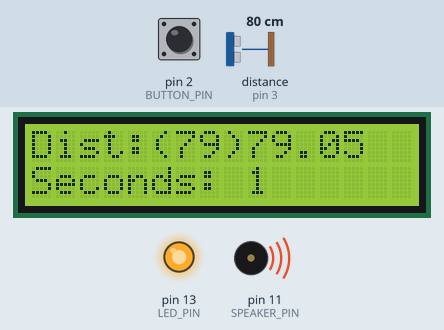
Simulated run of this sketch. Board: Arduino Uno, built with avr-gcc and run on an emulated ATmega328P. Shown: 16×2 character LCD, output pins drawn as LEDs (lit = HIGH), buzzer (waves = sounding). Wiring (inferred from the names in the program): ultrasonic range finder: trigger pin 4; echo pin 3. The inputs (shaded band) are chosen by the test bench; at power-on: distance to the obstacle (sensor on pin 3) 80 cm, pin 2 (BUTTON_PIN) HIGH. The echo pulse lasts 58.3 µs per cm; pins used as bus, display or sensor lines are not drawn; what the sketch prints to the serial monitor is not drawn.

Above: at 2.3 s.
2.4 s: distance to the obstacle (sensor on pin 3) set to 2 cm
At 4.2 s:
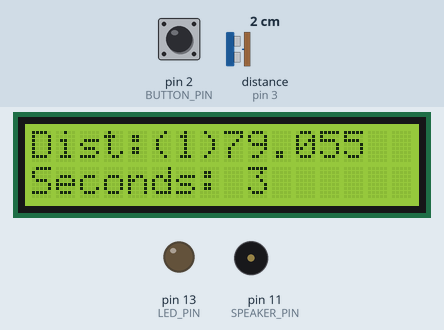
6.1 s: pin 2 (BUTTON_PIN) pulled LOW for 1.25 s
At 7.3 s:
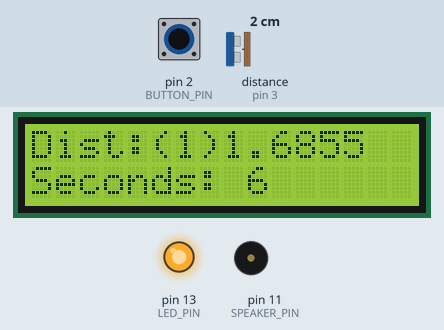
8.8 s: distance to the obstacle (sensor on pin 3) set to 4 cm
At 9.74 s:
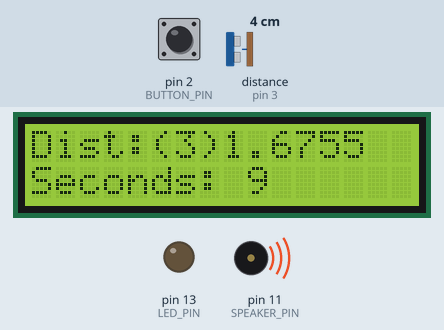
10.6 s: pin 2 (BUTTON_PIN) pulled LOW for 1.25 s
At 14.2 s:
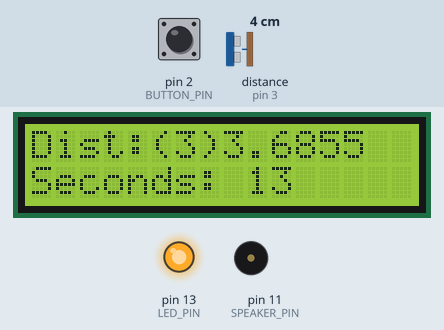
15.3 s: distance to the obstacle (sensor on pin 3) set to 9 cm
At 16.4 s:
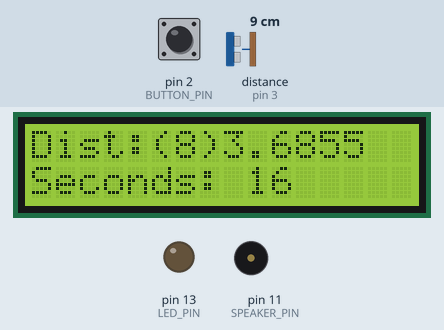
Timing chart, 0 to 18.5 s (numbered marks = the images above; inputs shaded):
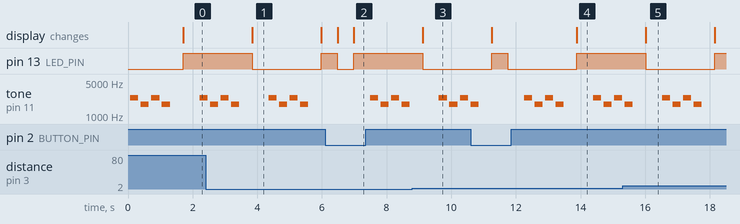

The sketch:

DoorAlarm.ino
```cpp
/*
 Name:		DoorAlarm.ino
 Created:	2/9/2016 2:04:38 PM
 Author:	Sam
*/

// include our list of note pitches
#include "pitches.h"
#include <LiquidCrystal.h>

#define PIN_01      1
#define BUTTON_PIN  2
#define ECHO_PIN    3
#define TRIG_PIN    4
#define LCDD7_PIN   5
#define LCDD6_PIN   6
#define LCDD5_PIN   7
#define LCDD4_PIN   8
#define LCDE_PIN    9
#define LCDRS_PIN   10
#define SPEAKER_PIN 11
#define PIN_12      12
#define LED_PIN     13

float distance = 0;
float tolerance = 3;

// initialize the library with the numbers of the interface pins
LiquidCrystal lcd(LCDRS_PIN, LCDE_PIN,
    LCDD4_PIN, LCDD5_PIN, LCDD6_PIN, LCDD7_PIN);

// the setup function runs once when you press reset or power the board
void setup() {
    // set up serial
    Serial.begin(9600);

    pinMode(LED_PIN, OUTPUT);
    pinMode(BUTTON_PIN, INPUT);

    // set the pinmode on our ultrasonic echo, and tric pins
    pinMode(ECHO_PIN, INPUT);
    pinMode(TRIG_PIN, OUTPUT);

    // set up the LCD's number of columns and rows:
    lcd.begin(16, 2);

    /* set initial disance to door */
    distance = GetRange();
}

// the loop function runs over and over again until power down or reset
void loop() {

    float range = 0;

    range = GetRange();


    if (ButtonPressed()) {
        PlayAlarm();
        distance = GetRange();
    }
    else if ((distance - range) > tolerance) {
        PlayAlarm();
    }

    DoBlink();

    UpdateDisplay(range);

    delay(500);
}

    void
DoBlink()
{
    static bool LedState = LOW;

    LedState = (LedState == LOW) ? HIGH : LOW;  // Flip LED state

    Serial.println(LedState);

    digitalWrite(LED_PIN, LedState);            // Set LED to current state
}

    bool
ButtonPressed()
{
    int state = digitalRead(BUTTON_PIN);

    Serial.print("Button = ");
    Serial.println(state);

    return (state == LOW) ? false : true;
}

    float
GetRange()
{
    float distanceCentimeters;
    int pulseLenMicroseconds;

    // bit-bang a small square wave
    // on the trig pin to start the range finder
    digitalWrite(TRIG_PIN, LOW);
    delayMicroseconds(20);
    digitalWrite(TRIG_PIN, HIGH);
    delayMicroseconds(100);
    digitalWrite(TRIG_PIN, LOW);

    // measure the pulse length from the echo pin
    pulseLenMicroseconds = pulseIn(ECHO_PIN, HIGH);

    // calculate the distance using the speed of sound
    distanceCentimeters = pulseLenMicroseconds / 29.387 / 2;

    // print it out over serial
    Serial.print("Distance (cm): ");
    Serial.println(distanceCentimeters);

    return distanceCentimeters;
}

    void
UpdateDisplay(float range)
{
    // set the cursor to column 0, line 15
    // (note: line 1 is the second row, since counting begins with 0)
    // print the distance on the first row
    lcd.setCursor(0, 0);
    lcd.print("Dist:(");
    lcd.print(int(distance));
    lcd.print(")");
    lcd.print(range);
    //Serial.print("LCD Distance: ");
    //Serial.println(int(distance));

    // print the number of seconds since reset
    lcd.setCursor(0, 1);
    lcd.print("Seconds: ");
    lcd.print(millis() / 1000);
    //Serial.print("LCD Secs: ");
    //Serial.println(millis() / 1000);

}

// the notes in our melody and their duration in fractions of a second
// e.g. quarter note = 4, eighth note = 8, etc.
const int alarm[][2] =
{
    { NOTE_D7, 4 },
    { NOTE_A6, 4 },
    { NOTE_D7, 4 },
    { NOTE_A6, 4 },
    { NOTE_BLANK, 4 }
};

//const int melody[][2] =
//{
//    { NOTE_C4, 4 },
//    { NOTE_G3, 8 },
//    { NOTE_G3, 8 },
//    { NOTE_A3, 4 },
//    { NOTE_G3, 4 },
//    { NOTE_BLANK, 4 },
//    { NOTE_B3, 4 },
//    { NOTE_C4, 4 }
//};

void PlayAlarm()
{
    // figure out the number of notes in our melody
    int numberOfNotes = sizeof(alarm) / sizeof(alarm[0]);

    // iterate over the notes of the melody
    for (int thisNote = 0; thisNote < numberOfNotes; thisNote++)
    {
        // grab our note and note duration from our array
        int thisNoteTone = alarm[thisNote][0];
        int thisNoteDuration = alarm[thisNote][1];

        // to calculate the note duration in ms
        int noteDurationMS = 1000 / thisNoteDuration;

        // play the note
        tone(SPEAKER_PIN, thisNoteTone, noteDurationMS);

        // to distinguish the notes, set a minimum time between them.
        // the note's duration + 30% seems to work well:
        delay(noteDurationMS * 1.30);
    }
}
```

pitches.h
```cpp
/*************************************************
* Public Constants
*************************************************/

#define NOTE_B0  31
#define NOTE_C1  33
#define NOTE_CS1 35
#define NOTE_D1  37
#define NOTE_DS1 39
#define NOTE_E1  41
#define NOTE_F1  44
#define NOTE_FS1 46
#define NOTE_G1  49
#define NOTE_GS1 52
#define NOTE_A1  55
#define NOTE_AS1 58
#define NOTE_B1  62
#define NOTE_C2  65
#define NOTE_CS2 69
#define NOTE_D2  73
#define NOTE_DS2 78
#define NOTE_E2  82
#define NOTE_F2  87
#define NOTE_FS2 93
#define NOTE_G2  98
#define NOTE_GS2 104
#define NOTE_A2  110
#define NOTE_AS2 117
#define NOTE_B2  123
#define NOTE_C3  131
#define NOTE_CS3 139
#define NOTE_D3  147
#define NOTE_DS3 156
#define NOTE_E3  165
#define NOTE_F3  175
#define NOTE_FS3 185
#define NOTE_G3  196
#define NOTE_GS3 208
#define NOTE_A3  220
#define NOTE_AS3 233
#define NOTE_B3  247
#define NOTE_C4  262
#define NOTE_CS4 277
#define NOTE_D4  294
#define NOTE_DS4 311
#define NOTE_E4  330
#define NOTE_F4  349
#define NOTE_FS4 370
#define NOTE_G4  392
#define NOTE_GS4 415
#define NOTE_A4  440
#define NOTE_AS4 466
#define NOTE_B4  494
#define NOTE_C5  523
#define NOTE_CS5 554
#define NOTE_D5  587
#define NOTE_DS5 622
#define NOTE_E5  659
#define NOTE_F5  698
#define NOTE_FS5 740
#define NOTE_G5  784
#define NOTE_GS5 831
#define NOTE_A5  880
#define NOTE_AS5 932
#define NOTE_B5  988
#define NOTE_C6  1047
#define NOTE_CS6 1109
#define NOTE_D6  1175
#define NOTE_DS6 1245
#define NOTE_E6  1319
#define NOTE_F6  1397
#define NOTE_FS6 1480
#define NOTE_G6  1568
#define NOTE_GS6 1661
#define NOTE_A6  1760
#define NOTE_AS6 1865
#define NOTE_B6  1976
#define NOTE_C7  2093
#define NOTE_CS7 2217
#define NOTE_D7  2349
#define NOTE_DS7 2489
#define NOTE_E7  2637
#define NOTE_F7  2794
#define NOTE_FS7 2960
#define NOTE_G7  3136
#define NOTE_GS7 3322
#define NOTE_A7  3520
#define NOTE_AS7 3729
#define NOTE_B7  3951
#define NOTE_C8  4186
#define NOTE_CS8 4435
#define NOTE_D8  4699
#define NOTE_DS8 4978

#define NOTE_BLANK 0
```

Measured:
- after the input at 6.1 s, pin 13 (LED_PIN): HIGH → LOW after 0.38 s instead of 2.0 s; the display: first changes after 0.38 s (image 2 shows a later state)
- after the input at 8.8 s, the display: changes after 0.32 s (image 3)
- by itself, tone on pin 11 (SPEAKER_PIN): plays 2349 Hz for 0.25 s, 1760 Hz for 0.25 s, 2349 Hz for 0.25 s, 1760 Hz for 0.25 s, 2349 Hz for 0.25 s, 1760 Hz for 0.25 s … (7 notes in this stretch)
- what the display in image 1 shows lasts 2.2 s, from 3.8 s to 6.0 s
